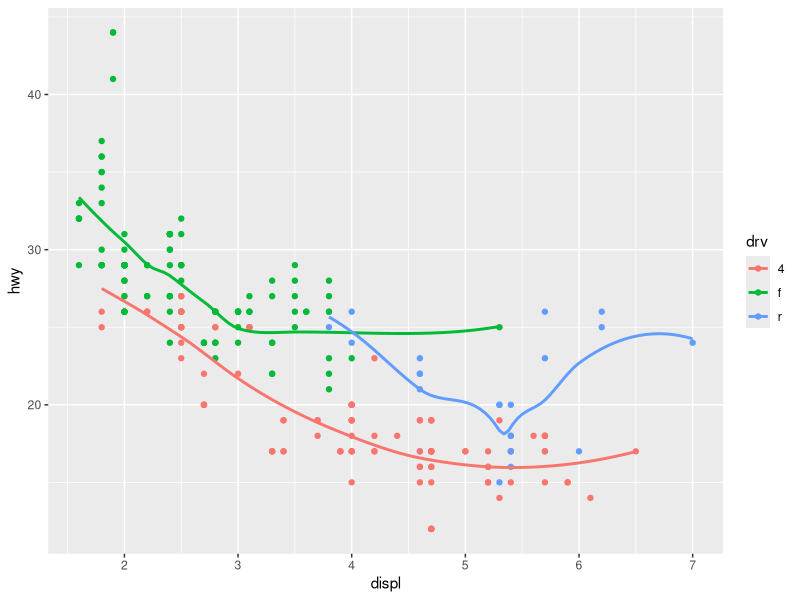
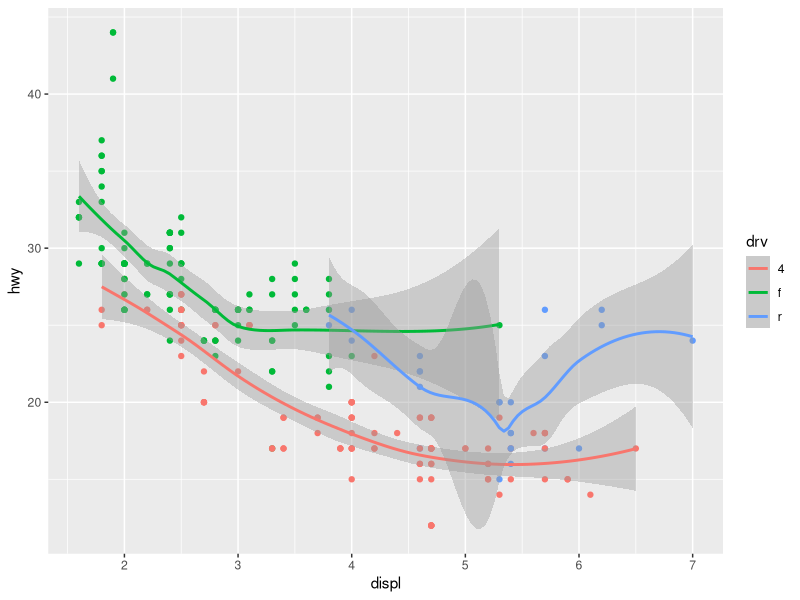
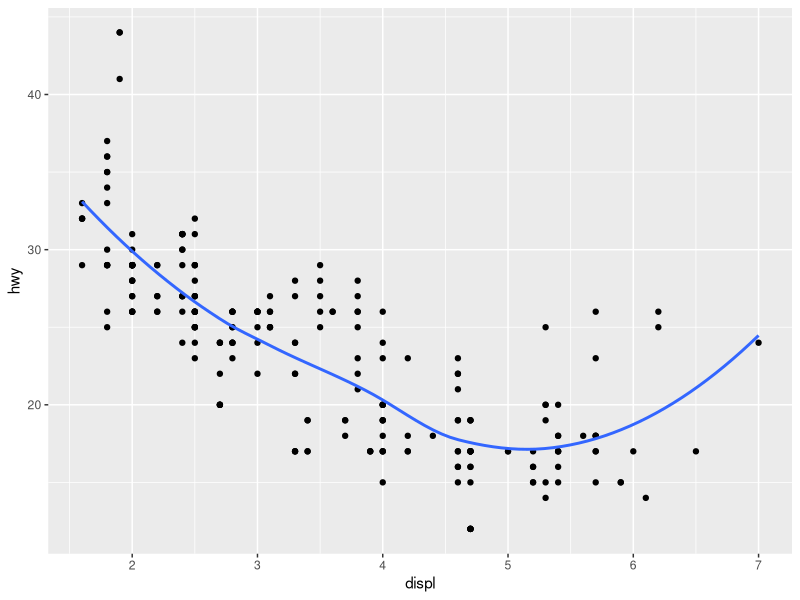
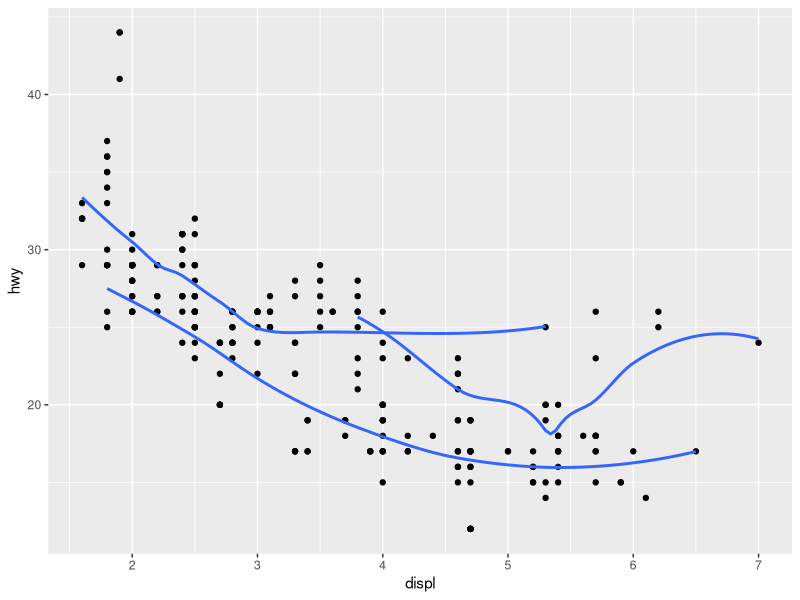
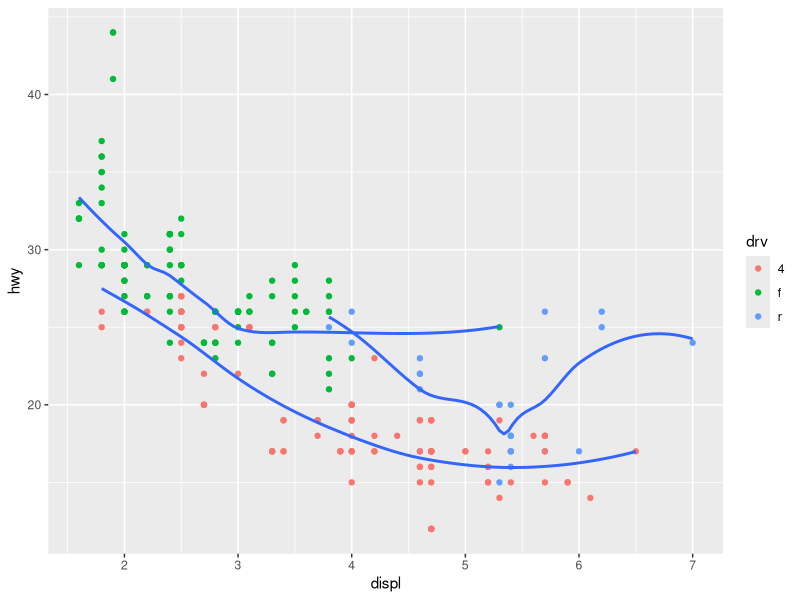
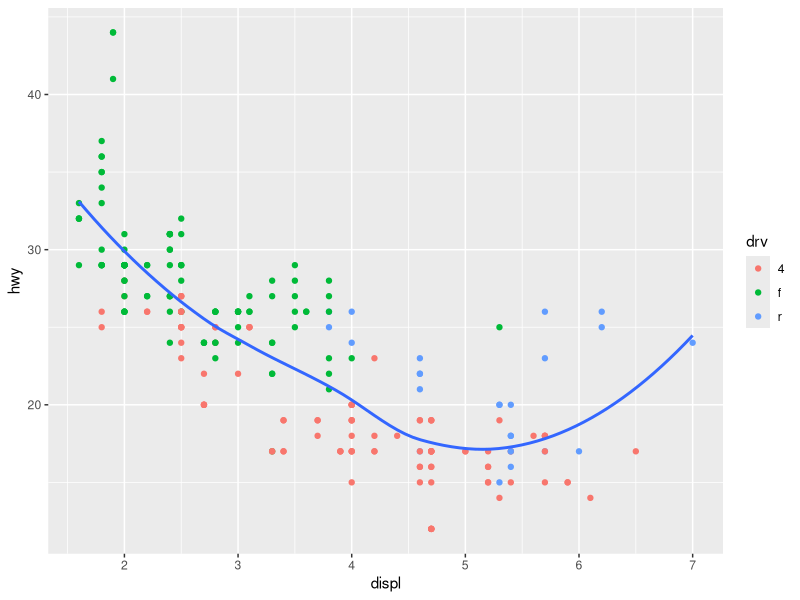
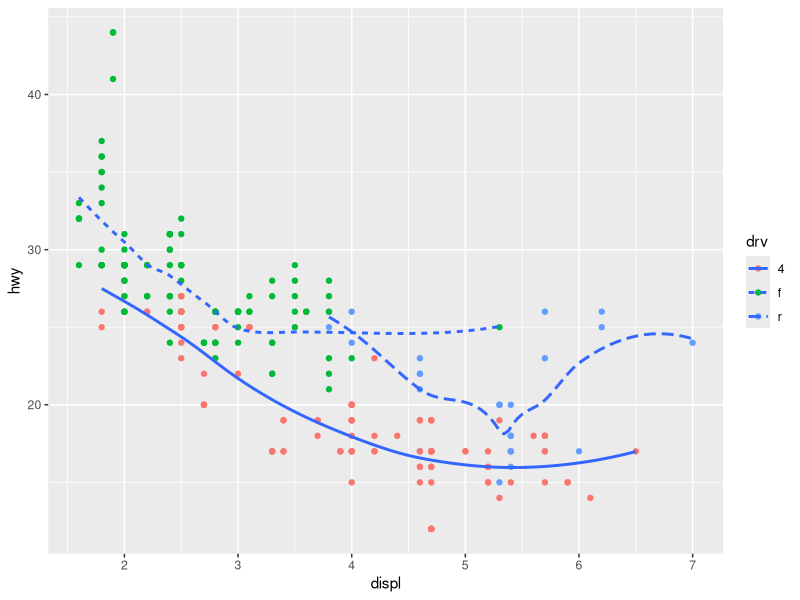
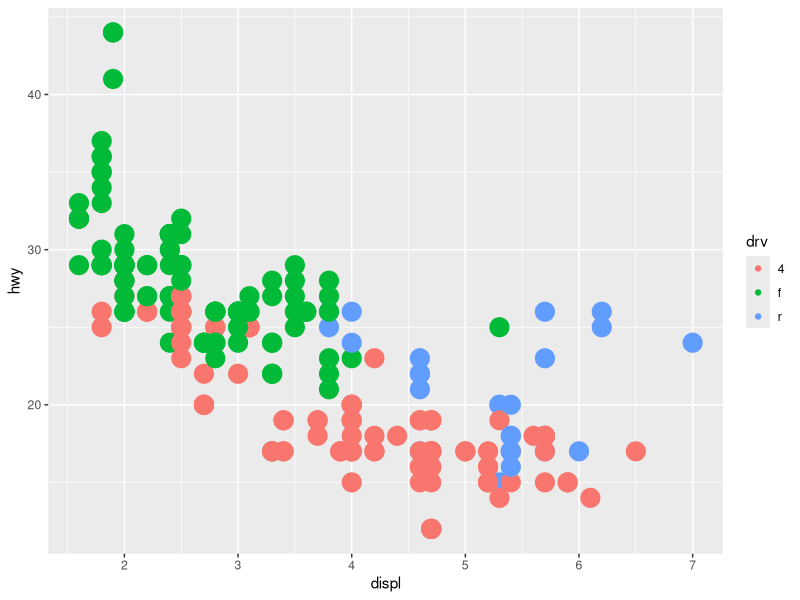

These charts were generated, in order, by the following R code: (Note: this script raises an error after producing the figures.)
## ---- chunk 1
knitr::opts_chunk$set(echo = TRUE)
knitr::opts_chunk$set(error =  TRUE)
## ---- chunk 2
library(tidyverse)
## ---- chunk 3
ggplot(data = mpg, mapping = aes(x = displ, y = hwy, color = drv)) + 
  geom_point() + 
  geom_smooth(se = FALSE)
## ---- chunk 4
ggplot(data = mpg, mapping = aes(x = displ, y = hwy, color = drv)) + 
  geom_point(show.legend = FALSE) + 
  geom_smooth(se = TRUE)
## ---- chunk 5
ggplot(data = mpg, mapping = aes(x = displ, y = hwy)) + 
  geom_point() + 
  geom_smooth(se = FALSE)
## ---- chunk 6
ggplot(data = mpg, mapping = aes(x = displ, y = hwy)) + 
  geom_point() + 
  geom_smooth(mapping = aes(x = displ, y = hwy, group = drv), se = FALSE)
## ---- chunk 7
ggplot(data = mpg) + 
  geom_point(mapping = aes(x = displ, y = hwy, color = drv)) + 
  geom_smooth(mapping = aes(x = displ, y = hwy, group = drv), se = FALSE)
## ---- chunk 8
ggplot(data = mpg) + 
  geom_point(mapping = aes(x = displ, y = hwy, color = drv)) + 
  geom_smooth(mapping = aes(x = displ, y = hwy), se = FALSE)
## ---- chunk 9
ggplot(data = mpg) + 
  geom_point(mapping = aes(x = displ, y = hwy, color = drv)) + 
  geom_smooth(mapping = aes(x = displ, y = hwy, linetype = drv), se = FALSE)
## ---- chunk 10
ggplot() + 
  geom_point(data = mpg, mapping = aes(x = displ, y = hwy, color = drv, stroke = 4))
## ---- chunk 11
ggplot(data=mpg) +
  geom_histogram(mapping = aes(x=hwy),binwidth = 5)
## ---- chunk 12
ggplot(data=mpg) +
  stat_summary(fun.y = "count", mapping = aes(hwy))
## ---- chunk 13
ggplot(data = diamonds) + 
  geom_histogram(mapping = aes(x = cut, y = depth))
## ---- chunk 14
ggplot(mpg, aes(displ, hwy)) +
  geom_point() +
  geom_smooth()
## ---- chunk 15
ggplot(data = diamonds) + 
  geom_bar(mapping = aes(x = cut, y = ..prop..))
## ---- chunk 16
ggplot(data = diamonds) + 
  geom_bar(mapping = aes(x = cut, y = ..prop.., group = 1))
## ---- chunk 17
ggplot(data = mpg, mapping = aes(x = cty, y = hwy)) + 
  geom_point()
## ---- chunk 18
ggplot(data = mpg, mapping = aes(x = cty, y = hwy)) + 
  geom_point() +
  geom_jitter()
## ---- chunk 19
ggplot(data = mpg, mapping = aes(x = cty, y = hwy)) + 
  geom_point() +
  geom_count()
## ---- chunk 20
ggplot(data = mpg, mapping = aes(x = drv, y = hwy, fill = manufacturer)) + 
  geom_boxplot(position = position_dodge(1))
## ---- chunk 21
x <- ggplot(data = mpg) + geom_bar(mapping = aes(x = manufacturer, fill = drv))
x + coord_flip()
x + coord_polar()
## ---- chunk 22
ggplot(data = mpg, mapping = aes(x = cty, y = hwy)) +
  geom_point() + 
  geom_abline() +
  coord_fixed()
## ---- chunk 23
ggplot(data = mpg, mapping = aes(x = cty, y = hwy)) +
  geom_point() + 
  geom_abline()
## ---- chunk 24
ggplot(data = mpg) + 
  geom_point(mapping = aes(x = displ, y = hwy))
## ---- chunk 25
filter(mpg, cyl == 8)
